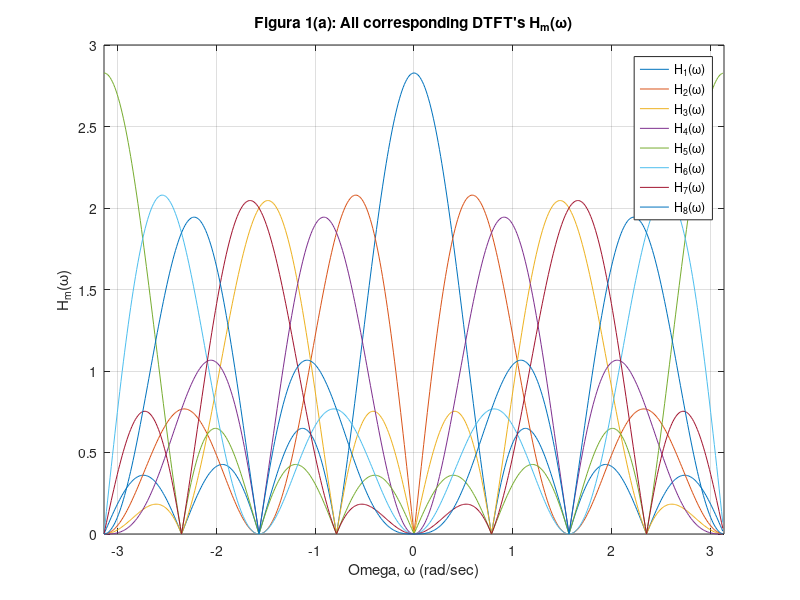
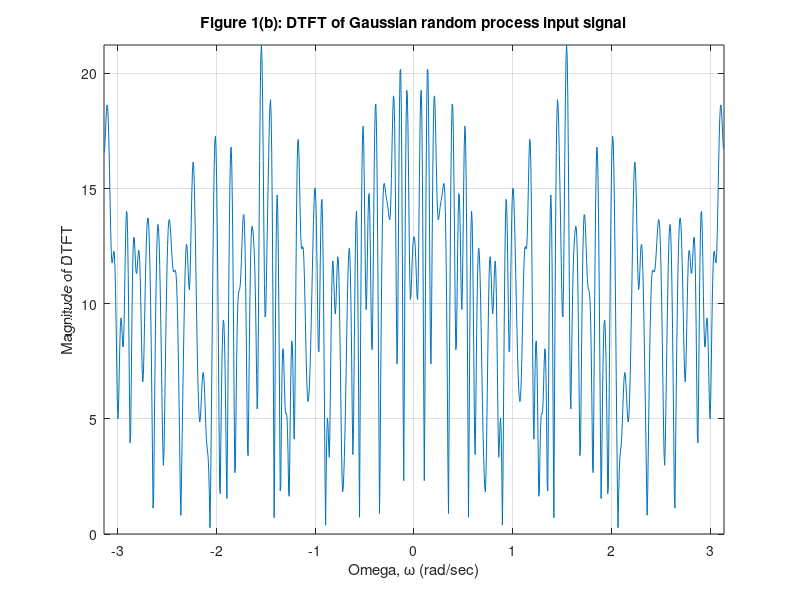
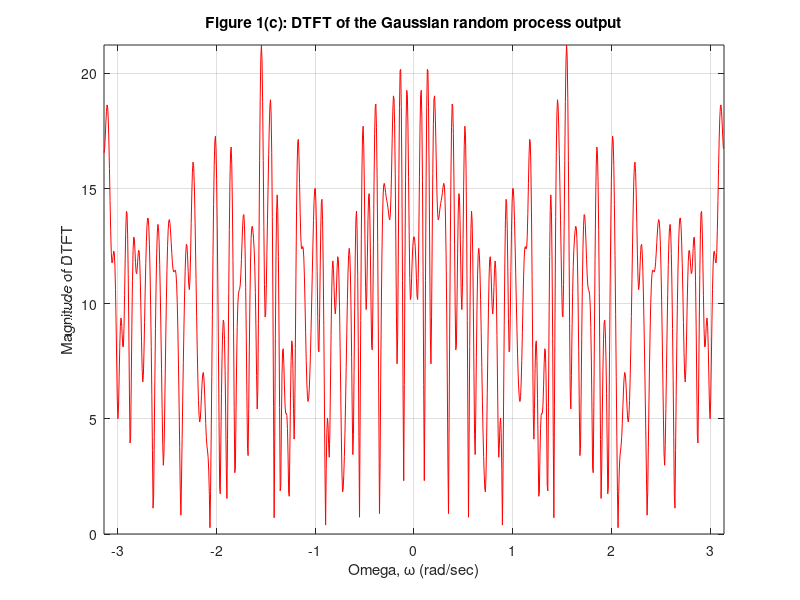
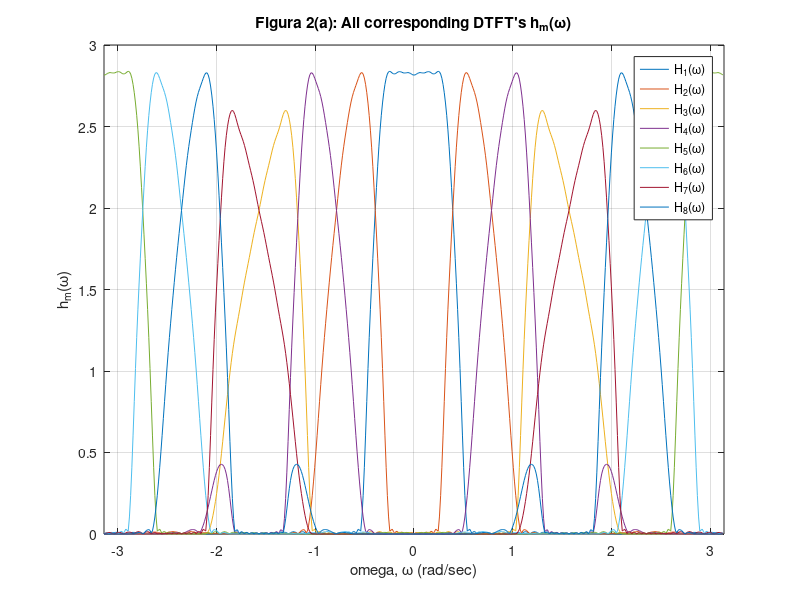

MATLAB code to generate these figures, in order:
%-----------------------------%
%         Sean Hwang          %
% ECE 538 - MATLAB Project 2  %
%     Source Code File        %
%-----------------------------%

clc
clf 
clear all
close all 

% A) h_0 = {1/sqrt(2), 1/sqrt(2)} ,, h_1 = {1/sqrt(2), -1/sqrt(2)} 

% Setting up M=8 channel DFT filter bank 
M = 8; 
h0 = [1 1] / sqrt(2); 
h1 = [1 -1] / sqrt(2); 
h00 = [1 0 1] / sqrt(2); 
h10 = [1 0 -1] / sqrt(2); 
h000 = [1 0 0 0 1] / sqrt(2); 
h100 = [1 0 0 0 -1] / sqrt(2); 


H_temp = conv(h0, h00); 
H(1,:) = conv(H_temp, h000); G(1,:) = H(1, :); 
H(2,:) = conv(H_temp, h100); G(2,:) = -H(2, :); 

H_temp = conv(h0, h10);
H(3,:) = conv(H_temp, h000); G(3,:) = -H(3, :); 
H(4,:) = conv(H_temp, h100); G(4,:) = H(4, :); 

H_temp = conv(h1, h00);
H(5,:) = conv(H_temp, h000); G(5,:) = -H(5, :); 
H(6,:) = conv(H_temp, h100); G(6,:) = H(6, :); 

H_temp = conv(h1, h10);
H(7,:) = conv(H_temp, h000); G(7,:) = H(7, :); 
H(8,:) = conv(H_temp, h100); G(8,:) = -H(8, :); 

% i) All corresponding DTFT's H_m(w) 

h_m(1,:)=abs(fftshift(fft(H(1,:),512)));
h_m(2,:)=abs(fftshift(fft(H(2,:),512)));
h_m(3,:)=abs(fftshift(fft(H(3,:),512)));
h_m(4,:)=abs(fftshift(fft(H(4,:),512)));
h_m(5,:)=abs(fftshift(fft(H(5,:),512)));
h_m(6,:)=abs(fftshift(fft(H(6,:),512)));
h_m(7,:)=abs(fftshift(fft(H(7,:),512)));
h_m(8,:)=abs(fftshift(fft(H(8,:),512)));

domega = 2 * pi / 512; 
omega = -pi:domega:pi-domega; 

figure(1) %Figure 1(a)  
plot(omega, h_m(1,:), ... 
     omega, h_m(2,:), ... 
     omega, h_m(3,:), ... 
     omega, h_m(4,:), ... 
     omega, h_m(5,:), ... 
     omega, h_m(6,:), ... 
     omega, h_m(7,:), ... 
     omega, h_m(8,:)); 
axis([-pi pi 0 3]); 
title('Figura 1(a): All corresponding DTFT''s H_m(\omega)')
ylabel('H_m(\omega)'); 
xlabel('Omega, \omega (rad/sec)');
legend('H_1(\omega)', 'H_2(\omega)', ...
       'H_3(\omega)', 'H_4(\omega)', ...
       'H_5(\omega)', 'H_6(\omega)', ...
       'H_7(\omega)', 'H_8(\omega)'); 
grid on

%ii) 8x8 matrix HH^H 

table1 = H*H'; 
table1 = round(table1)

%iii) DTFT of the Gaussian random process input signal 

x = randn(1,128); 

for m = 1:M
    W(m,:) = conv(x,H(m,:));
    X(m,:) = W(m,1:M:length(W(m,:)));
end

for m = 1:M
    Z(m,:) = zeros(1,M*length(X(m,:)));
    Z(m,1:M:length(Z(m,:))) = X(m,:);
    Y(m,:) = conv(Z(m,:),G(m,:));
end

y = zeros(1,length(Y(1,:)));

for m = 1:M
    y = y+Y(m,:);
end

domega = 2*pi/1024;
omega = -pi:domega:pi-domega;

yf1 = abs(fftshift(fft(x,1024)));
yf2 = abs(fftshift(fft(y,1024)));

figure(2) %Figure 1(b) 
plot(omega, yf1)
axis([-pi pi 0 max(yf1)]) 
xlabel('Omega, \omega (rad/sec)');
ylabel('Magnitude of DTFT') 
title('Figure 1(b): DTFT of Gaussian random process input signal') 
grid on 

%iv) DTFT of the corresponding output of the filter 

figure(3) %Figure 1(c) 
plot(omega, yf2, 'r')
axis([-pi pi 0 max(yf2)]) 
xlabel('Omega, \omega (rad/sec)');
ylabel('Magnitude of DTFT') 
title('Figure 1(c): DTFT of the Gaussian random process output') 
grid on 


% B) h_0 = h ,, h_1 = (-1)^n * h_0 

N = 16; 
beta = 0.35; 
n = -N:(N-1);
n = n+0.5;

h = 2 * beta * cos((1+beta)*pi*n/2)./(pi*(1-4*beta^2*n.^2));
h = h + sin((1-beta)*pi*n/2)./(pi*(n-4*beta^2*n.^3));
h = h * sqrt(2); 

h0 = h;
h1 = (-1).^(0:(length(n)-1)).*h; 
h00 = zeros(1,2*length(h)); 
h10 = h00;
h00(1,1:2:length(h00)) = h0;
h10(1,1:2:length(h10)) = h1;
h000 = zeros(1,4*length(h)); 
h100 = h000;
h000(1,1:4:length(h000)) = h0;
h100(1,1:4:length(h100)) = h1; 

H_tempB = conv(h0, h00); 
H_B(1,:) = conv(H_tempB, h000); G_B(1,:) = H_B(1, :); 
H_B(2,:) = conv(H_tempB, h100); G_B(2,:) = -H_B(2, :); 

H_tempB = conv(h0, h10);
H_B(3,:) = conv(H_tempB, h000); G_B(3,:) = -H_B(3, :); 
H_B(4,:) = conv(H_tempB, h100); G_B(4,:) = H_B(4, :); 

H_tempB = conv(h1, h00);
H_B(5,:) = conv(H_tempB, h000); G_B(5,:) = -H_B(5, :); 
H_B(6,:) = conv(H_tempB, h100); G_B(6,:) = H_B(6, :); 

H_tempB = conv(h1, h10);
H_B(7,:) = conv(H_tempB, h000); G_B(7,:) = H_B(7, :); 
H_B(8,:) = conv(H_tempB, h100); G_B(8,:) = -H_B(8, :); 

% i) All corresponding DTFT's h_mB(w) 

h_mB(1,:)=abs(fftshift(fft(H_B(1,:),512)));
h_mB(2,:)=abs(fftshift(fft(H_B(2,:),512)));
h_mB(3,:)=abs(fftshift(fft(H_B(3,:),512)));
h_mB(4,:)=abs(fftshift(fft(H_B(4,:),512)));
h_mB(5,:)=abs(fftshift(fft(H_B(5,:),512)));
h_mB(6,:)=abs(fftshift(fft(H_B(6,:),512)));
h_mB(7,:)=abs(fftshift(fft(H_B(7,:),512)));
h_mB(8,:)=abs(fftshift(fft(H_B(8,:),512))); 

domega_B = 2 * pi / 512; 
omega_B = -pi:domega_B:pi-domega_B; 

figure(4) %Figure 2(a)  
plot(omega_B, h_mB(1,:), ... 
     omega_B, h_mB(2,:), ... 
     omega_B, h_mB(3,:), ... 
     omega_B, h_mB(4,:), ... 
     omega_B, h_mB(5,:), ... 
     omega_B, h_mB(6,:), ... 
     omega_B, h_mB(7,:), ... 
     omega_B, h_mB(8,:)); 
axis([-pi pi 0 3]); 
title('Figura 2(a): All corresponding DTFT''s h_m(\omega)')
ylabel('h_m(\omega)'); 
xlabel('omega, \omega (rad/sec)');
legend('H_1(\omega)', 'H_2(\omega)', ...
       'H_3(\omega)', 'H_4(\omega)', ...
       'H_5(\omega)', 'H_6(\omega)', ...
       'H_7(\omega)', 'H_8(\omega)'); 
grid on

%ii) 8x8 matrix HH^H 
table2 = H_B*H_B'

%iii) DTFT of the Gaussian random process input signal 
for m = 1:M
    W_B(m,:) = conv(x,H_B(m,:));
    X_B(m,:) = W_B(m,1:M:length(W_B(m,:)));
end
for m = 1:M
    Z_B(m,:) = zeros(1,M*length(X_B(m,:)));
    Z_B(m,1:M:length(Z_B(m,:))) = X_B(m,:);
    Y_B(m,:) = conv(Z_B(m,:),G_B(m,:));
end

y_B = zeros(1,length(Y_B(1,:)));

for m = 1:M
    y_B = y_B + Y_B(m,:);
end

domega_B = 2*pi/1024;
omega_B = -pi:domega_B:pi-domega_B;

yf1_B = abs(fftshift(fft(x,1024)));
yf2_B = M*abs(fftshift(fft(y_B,1024)));

figure(5);
plot(omega_B,yf1_B)
axis([-pi pi 0 max(yf1_B)])
xlabel('Omega, \omega (rad/sec)');
ylabel('Magnitude of DTFT') 
title('Figure 2(b): DTFT of Gaussian random process input signal') 
grid on 

%iv) DTFT of the corresponding output of the filter 
figure(6);
plot(omega_B,yf2_B)
axis([-pi pi 0 max(yf2_B)])
xlabel('Omega, \omega (rad/sec)');
ylabel('Magnitude of DTFT') 
title('Figure 2(c): DTFT of the Gaussian random process output') 
grid on 
